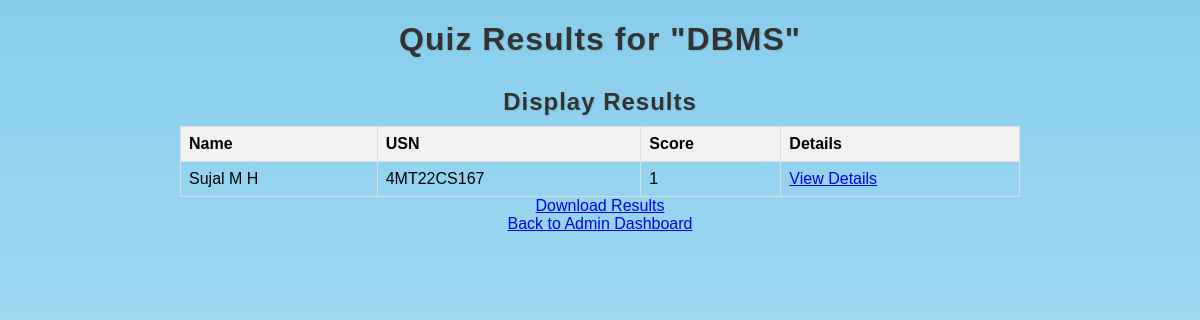
The app's page /admin/quiz_results/8n4_ckNnO_k (signed in) with its own data.
### app/models.py (models this page shows)
class Quiz(db.Model):
    __tablename__ = 'quiz'
    id = db.Column(db.Integer, primary_key=True)
    title = db.Column(db.String(150), nullable=False)
    time_limit = db.Column(db.Integer, nullable=True)
    num_questions_display = db.Column(db.Integer, nullable=False)
    link = db.Column(db.String(255), unique=True, nullable=False, default=generate_unique_quiz_link)
    admin_id = db.Column(db.Integer, db.ForeignKey('user.id'), nullable=False)
    questions = db.relationship('Question', backref='quiz', lazy=True, cascade='all, delete-orphan')
    results = db.relationship('Result', back_populates='quiz')
    start_time = db.Column(db.DateTime, nullable=True)
    end_time = db.Column(db.DateTime, nullable=True)
    attempts = db.relationship('QuizAttempt', back_populates='quiz')

class User(UserMixin, db.Model):
    __tablename__ = 'user'
    id = db.Column(db.Integer, primary_key=True)
    name = db.Column(db.String(100), nullable=False)
    usn = db.Column(db.String(10), unique=True, nullable=True)
    username = db.Column(db.String(100), unique=True, nullable=False)
    password = db.Column(db.String(200), nullable=False)
    role = db.Column(db.String(10), nullable=False, default='user')
    results = db.relationship('Result', back_populates='user')
    attempts = db.relationship('QuizAttempt', back_populates='user')

class Result(db.Model):
    __tablename__ = 'result'
    id = db.Column(db.Integer, primary_key=True)
    score = db.Column(db.Integer, nullable=False)
    user_id = db.Column(db.Integer, db.ForeignKey('user.id'), nullable=False)
    quiz_id = db.Column(db.Integer, db.ForeignKey('quiz.id'), nullable=False)
    timestamp = db.Column(db.DateTime, default=datetime.utcnow)
    user = db.relationship('User', back_populates='results')
    quiz = db.relationship('Quiz', back_populates='results')
    attempted = db.Column(db.Boolean, default=False, nullable=False)

### app/routes.py (the view)
@main.route('/admin/quiz_results/<quiz_link>')
@login_required
def admin_quiz_results(quiz_link):
    if not current_user.role == 'admin':
        flash('Access denied: Requires admin privileges.', 'error')
        return redirect(url_for('main.dashboard'))
    quiz = Quiz.query.filter_by(link=quiz_link).first_or_404()
    attempts = QuizAttempt.query.join(User).filter(QuizAttempt.quiz_id == quiz.id).order_by(User.usn).all()
    results_mapping = {result.user_id: result for result in Result.query.join(User).filter(Result.quiz_id == quiz.id).order_by(User.usn).all()}
    attempts_results = []
    for attempt in attempts:
        result = results_mapping.get(attempt.user_id)
        if result:
            attempts_results.append({'attempt': attempt, 'result': result})
    return render_template('admin_quiz_results.html', quiz=quiz, attempts_results=attempts_results)

### app/routes.py (called while the page is built)
@login_manager.user_loader
def load_user(user_id):
    return User.query.get(int(user_id))

### app/templates/admin_quiz_results.html (shortened to what this page needs)
<!DOCTYPE html>
<html lang="en">
<head>
    <link rel="stylesheet" href="{{ url_for('static', filename='css/base.css') }}">
</head>
<body>
    <h1>Quiz Results for "{{ quiz.title }}"</h1>
    <h2>Display Results</h2>
    <table>
        <thead>
            <tr>
                <th>Name</th>
                <th>USN</th>
                <th>Score</th>
                <th>Details</th>
            </tr>
        </thead>
        <tbody>
            {% for ar in attempts_results %}
                <tr>
                    <td>{{ ar.result.user.name }}</td>
                    <td>{{ ar.result.user.usn }}</td>
                    <td>{{ ar.result.score }}</td>
                    <td>
                        <a href="{{ url_for('main.quiz_attempt_details', quiz_link=quiz.link, attempt_id=ar.attempt.id) }}">View Details</a>
                    </td>
                </tr>
            {% endfor %}
        </tbody>
    </table>
    <a href="{{ url_for('main.download_quiz_results', quiz_link=quiz.link) }}" class="btn btn-primary">Download Results</a>
    <a href="{{ url_for('main.admin_dashboard') }}">Back to Admin Dashboard</a>
</body>
</html>

### app/static/css/base.css (style rules this page uses)
body { font-family: Arial, sans-serif; margin: 0; padding: 0; background: linear-gradient(to bottom, #87ceeb 0%, #bbe7f8 100%); display: flex; flex-direction: column; align-items: center; width: 100%; min-height: 100vh; }
h1 { text-align: center; color: #333; margin-bottom: 10px; text-shadow: 1px 1px 2px rgba(0, 0, 0, 0.1); letter-spacing: 1px; }
h2 { color: #333; margin-bottom: 10px; text-shadow: 1px 1px 2px rgba(0, 0, 0, 0.1); letter-spacing: 1px; }

### app/templates/admin_quiz_results.html (style rules this page uses)
table { width: 70%; border-collapse: collapse; }
th, td { border: 1px solid #ddd; padding: 8px; text-align: left; }
th { background-color: #f2f2f2; }

### records on screen
Quiz: title "DBMS"
User: result.user.name "Sujal M H", result.user.usn "4MT22CS167"
Result: result.score "1"
